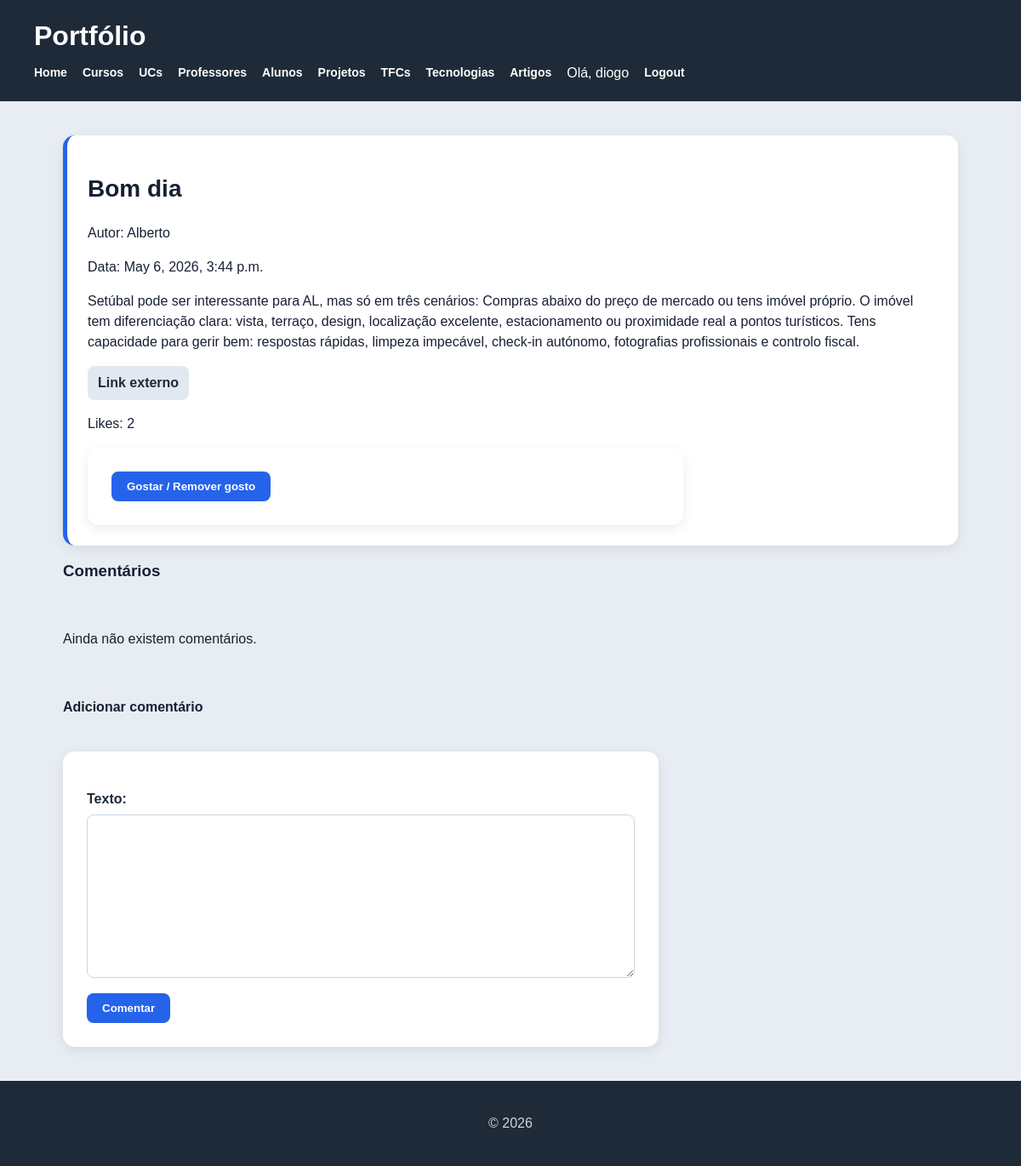
Screenshot of /artigos/1/ (signed in) with the database file from the repository.
### artigos/models.py (models this page shows, shortened)
class Artigo(models.Model):
    titulo = models.CharField(max_length=200)
    texto = models.TextField()
    fotografia = models.ImageField(upload_to="artigos/", null=True, blank=True)
    link_externo = models.URLField(blank=True, null=True)
    data_criacao = models.DateTimeField(auto_now_add=True)
    autor = models.ForeignKey(User, on_delete=models.CASCADE, related_name="artigos")
    likes = models.ManyToManyField(User, related_name="artigos_likes", blank=True)
    def total_likes(self):
        return self.likes.count()

### artigos/views.py (the view)
# urls.py: path("<int:id>/", views.artigo_detail, name="artigo_detail"),
def artigo_detail(request, id):
    artigo = Artigo.objects.select_related("autor").prefetch_related("likes", "comentarios").get(id=id)
    comentarios = artigo.comentarios.select_related("autor").all().order_by("-data_criacao")
    form = ComentarioForm()
    return render(request, "artigos/artigo_detail.html", {
        "artigo": artigo,
        "comentarios": comentarios,
        "form": form,
        "is_autor": is_autor(request.user),
    })

### artigos/forms.py
class ComentarioForm(forms.ModelForm):
    class Meta:
        model = Comentario
        fields = ["texto"]

### artigos/views.py (called while the page is built)
def is_autor(user):
    return user.is_authenticated and user.groups.filter(name="autores").exists()

### artigos/templates/artigos/artigo_detail.html (shortened to what this page needs)
{% extends "portfolio/base.html" %}
{% block content %}
<article>
    <h2>{{ artigo.titulo }}</h2>
    <p>Autor: {{ artigo.autor.username }}</p>
    <p>Data: {{ artigo.data_criacao }}</p>
    <p>{{ artigo.texto }}</p>
    {% if artigo.link_externo %}
        <p>
            <a href="{{ artigo.link_externo }}" target="_blank">Link externo</a>
        </p>
    {% endif %}
    <p>Likes: {{ artigo.total_likes }}</p>
    <form method="post" action="{% url 'artigo_like' artigo.id %}">
        <button type="submit">Gostar / Remover gosto</button>
    </form>
</article>
<section>
    <h3>Comentários</h3>
    {% for comentario in comentarios %}
        <article>
            <p>{{ comentario.texto }}</p>
            <p>Por: {{ comentario.autor.username }} — {{ comentario.data_criacao }}</p>
        </article>
    {% empty %}
        <p>Ainda não existem comentários.</p>
    {% endfor %}
    {% if request.user.is_authenticated %}
        <h4>Adicionar comentário</h4>
        <form method="post" action="{% url 'comentario_create' artigo.id %}">
            {{ form.as_p }}
            <button type="submit">Comentar</button>
        </form>
    {% else %}
        <p>Para comentar, faz login.</p>
    {% endif %}
</section>
{% endblock %}

### portfolio/templates/portfolio/base.html (shortened to what this page needs)
<!DOCTYPE html>
<html lang="pt">
<head>
    {% load static %}
    <link rel="stylesheet" href="{% static 'portfolio/styles.css' %}">
</head>
<body>
    <header>
        <h1>Portfólio</h1>
        <nav>
            <a href="{% url 'portfolio_home' %}">Home</a>
            <a href="{% url 'portfolio_cursos' %}">Cursos</a>
            <a href="{% url 'portfolio_ucs' %}">UCs</a>
            <a href="{% url 'portfolio_professores' %}">Professores</a>
            <a href="{% url 'portfolio_alunos' %}">Alunos</a>
            <a href="{% url 'portfolio_projetos' %}">Projetos</a>
            <a href="{% url 'portfolio_tfcs' %}">TFCs</a>
            <a href="{% url 'portfolio_tecnologias' %}">Tecnologias</a>
            <a href="{% url 'artigos' %}">Artigos</a>
            {% if request.user.is_authenticated %}
                <span>Olá, {{ request.user.username }}</span>
                <a href="{% url 'logout' %}">Logout</a>
            {% else %}
                <a href="{% url 'login' %}">Login</a>
                <a href="{% url 'registo' %}">Registo</a>
            {% endif %}
        </nav>
    </header>
    <main>
        {% block content %}
        {% endblock %}
    </main>
    <footer>
        <p>&copy; 2026</p>
    </footer>
</body>
</html>

### portfolio/static/portfolio/styles.css (style rules this page uses)
* { box-sizing: border-box; }
body { margin: 0; font-family: Arial, Helvetica, sans-serif; background: #e8edf3; color: #172033; }
header { background: #1f2a38; color: white; padding: 24px 40px; }
header h1 { margin: 0 0 16px 0; font-size: 32px; }
nav { display: flex; gap: 18px; flex-wrap: wrap; }
nav a { color: white; text-decoration: none; font-weight: 600; font-size: 14px; }
main { max-width: 1100px; margin: 40px auto; padding: 0 24px; }
h2 { font-size: 28px; margin-bottom: 24px; }
section { display: grid; gap: 22px; }
article { background: white; border-radius: 14px; padding: 24px; box-shadow: 0 4px 14px rgba(0, 0, 0, 0.08); }
p { line-height: 1.5; }
a { color: #2563eb; }
footer { background: #1f2a38; color: #cbd5e1; text-align: center; padding: 22px; margin-top: 40px; }
form { background: white; padding: 28px; border-radius: 14px; box-shadow: 0 4px 14px rgba(0, 0, 0, 0.08); max-width: 700px; }
form p { display: flex; flex-direction: column; margin-bottom: 18px; }
form label { font-weight: 700; margin-bottom: 6px; color: #1f2a38; }
form input, form select, form textarea { padding: 10px 12px; border: 1px solid #cbd5e1; border-radius: 8px; font-size: 15px; font-family: Arial, Helvetica, sans-serif; }
form textarea { min-height: 120px; resize: vertical; }
button { background: #2563eb; color: white; border: none; padding: 10px 18px; border-radius: 8px; font-weight: 700; cursor: pointer; }
form a, article a, main > p a { display: inline-block; margin-right: 8px; padding: 8px 12px; border-radius: 8px; background: #e2e8f0; color: #1f2a38; text-decoration: none; font-weight: 600; }
article { border-left: 5px solid #2563eb; }

### rows the page displays
Artigo: titulo "Bom dia", autor.username "Alberto", data_criacao "May 6, 2026, 3:44 p.m.", texto "Setúbal pode ser interessante para AL, mas só em três cenários: Compras abaixo do preço de mercado ou tens imóvel próprio. O imóvel tem diferenciação clara: vista, terraço, design, localização excelente, estacionamento ou proximidade real a pontos turísticos. Tens capacidade para gerir bem: respostas rápidas, limpeza impecável, check-in autónomo, fotografias profissionais e controlo fiscal.", total_likes "2"

### other values shown
{{ request.user.username }} "diogo"
